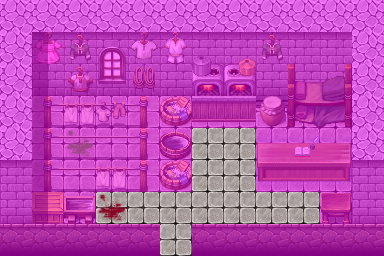

Tiled map render using the project's own tile images. Description and the map definition, with tile-layer contents summarised, below:
An orthogonal 12x8 tile map with 32x32 px tiles, 4 tile layers (Ground, Objects, Above, Walkable), 11 tilesets and 3 objects (2x spawn, mapchange).

<map version="1.0" orientation="orthogonal" width="12" height="8" tilewidth="32" tileheight="32">
    <tileset firstgid="1" name="map_12" tilewidth="32" tileheight="32">
        <image source="../drawable/map_12.png" width="256" height="256" />
    </tileset>
    <tileset firstgid="65" name="map_7" tilewidth="32" tileheight="32">
        <image source="../drawable/map_7.png" width="256" height="256" />
    </tileset>
    <tileset firstgid="129" name="map_5" tilewidth="32" tileheight="32">
        <image source="../drawable/map_5.png" width="256" height="256" />
    </tileset>
    <tileset firstgid="193" name="map_20" tilewidth="32" tileheight="32">
        <image source="../drawable/map_20.png" width="256" height="256" />
    </tileset>
    <tileset firstgid="257" name="map_17" tilewidth="32" tileheight="32">
        <image source="../drawable/map_17.png" width="256" height="256" />
    </tileset>
    <tileset firstgid="321" name="map_19" tilewidth="32" tileheight="32">
        <image source="../drawable/map_19.png" width="256" height="256" />
    </tileset>
    <tileset firstgid="385" name="map_6" tilewidth="32" tileheight="32">
        <image source="../drawable/map_6.png" width="256" height="256" />
    </tileset>
    <tileset firstgid="449" name="map_9" tilewidth="32" tileheight="32">
        <image source="../drawable/map_9.png" width="256" height="256" />
    </tileset>
    <tileset firstgid="513" name="map_10" tilewidth="32" tileheight="32">
        <image source="../drawable/map_10.png" width="256" height="256" />
    </tileset>
    <tileset firstgid="577" name="map_0" tilewidth="32" tileheight="32">
        <image source="../drawable/map_0.png" width="256" height="256" />
    </tileset>
    <tileset firstgid="641" name="map_2" tilewidth="32" tileheight="32">
        <image source="../drawable/map_2.png" width="256" height="256" />
    </tileset>
    <layer name="Ground" width="12" height="8">
        <data>[96 cells, 96 non-empty, 5 distinct tile ids]</data>
    </layer>
    <layer name="Objects" width="12" height="8">
        <data>[96 cells, 44 non-empty, 36 distinct tile ids]</data>
    </layer>
    <layer name="Above" width="12" height="8">
        <data>[96 cells, 9 non-empty, 3 distinct tile ids]</data>
    </layer>
    <layer name="Walkable" width="12" height="8">
        <data>[96 cells, 84 non-empty, 1 distinct tile ids]</data>
    </layer>
    <objectgroup name="Mapevents">
        <object name="entrance" type="mapchange" x="160" y="224" width="32" height="32">
            <properties>
                <property name="map" value="brimhaven2" />
                <property name="place" value="laundry" />
            </properties>
        </object>
    </objectgroup>
    <objectgroup name="Spawn">
        <object name="worker" type="spawn" x="96" y="192" width="64" height="32">
            <properties>
                <property name="spawngroup" value="brv_laundry_worker" />
            </properties>
        </object>
        <object name="boss" type="spawn" x="224" y="128" width="96" height="96">
            <properties>
                <property name="spawngroup" value="brv_laundry_boss" />
            </properties>
        </object>
    </objectgroup>
    <objectgroup name="Keys" />
    <objectgroup name="Replace" />
</map>
